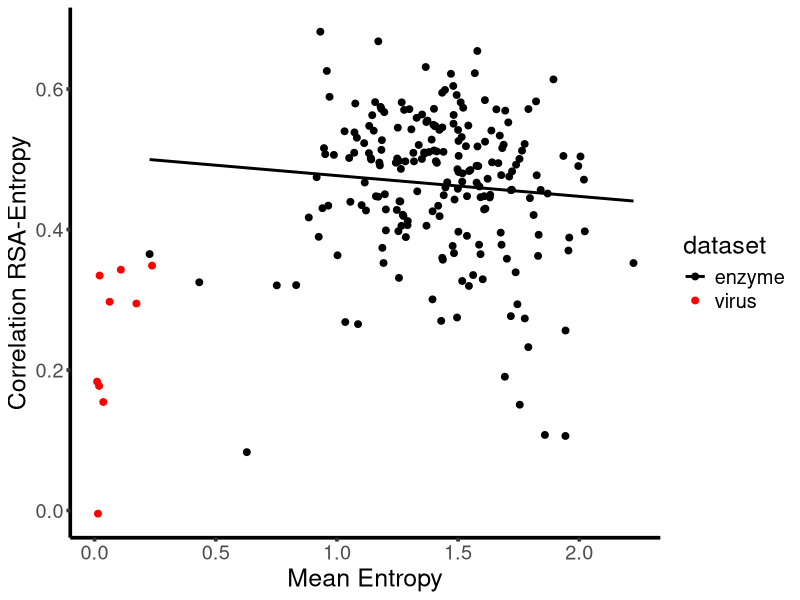
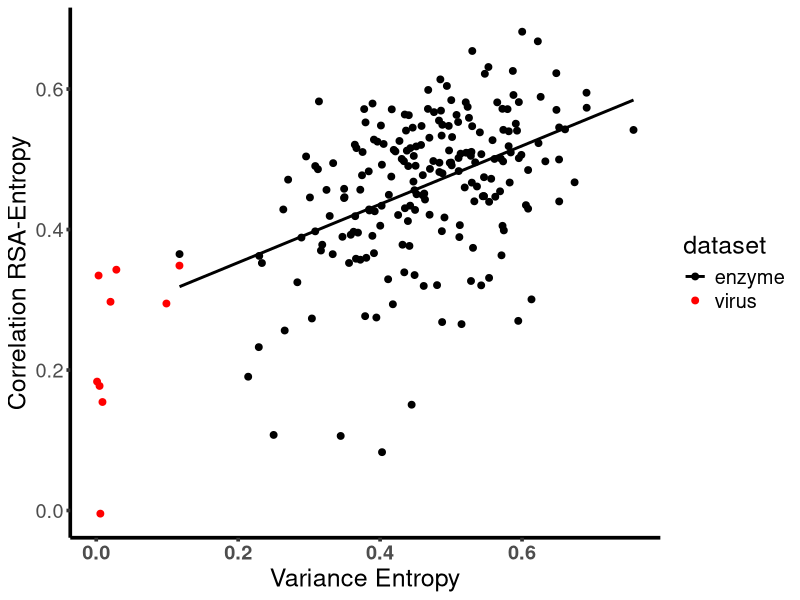
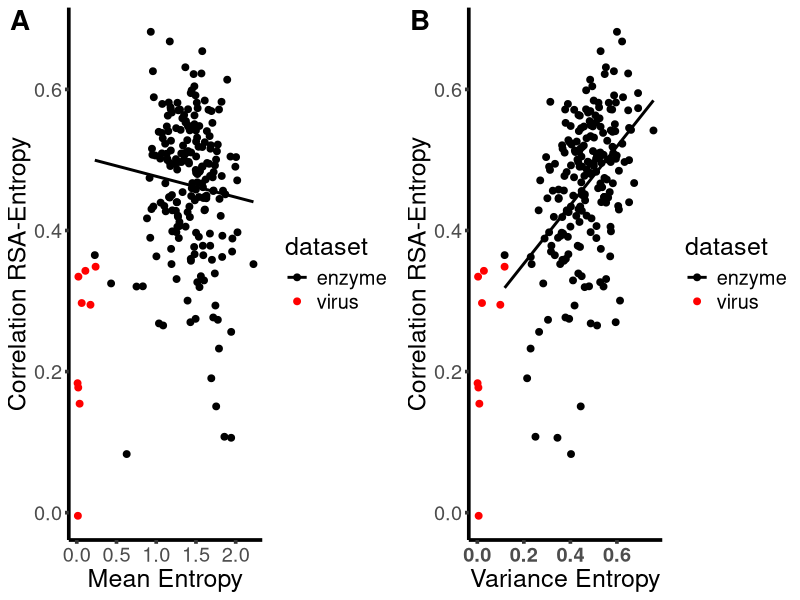
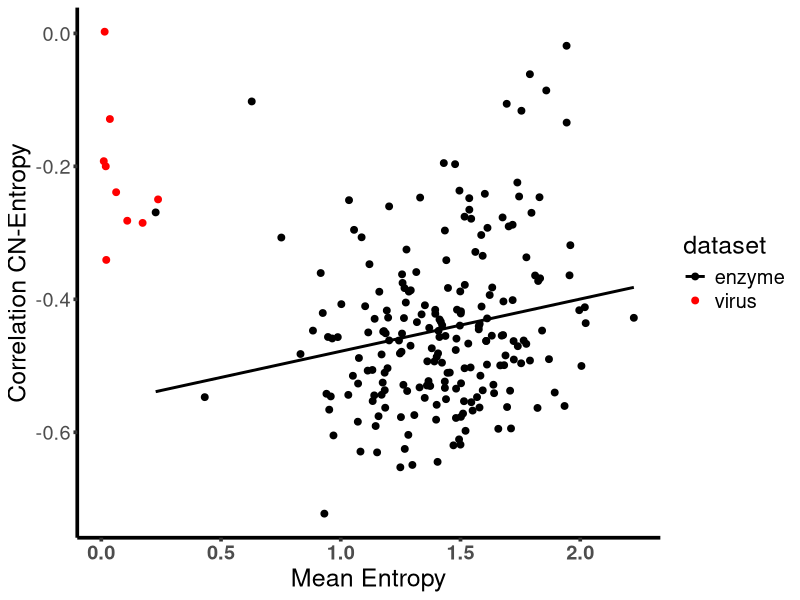
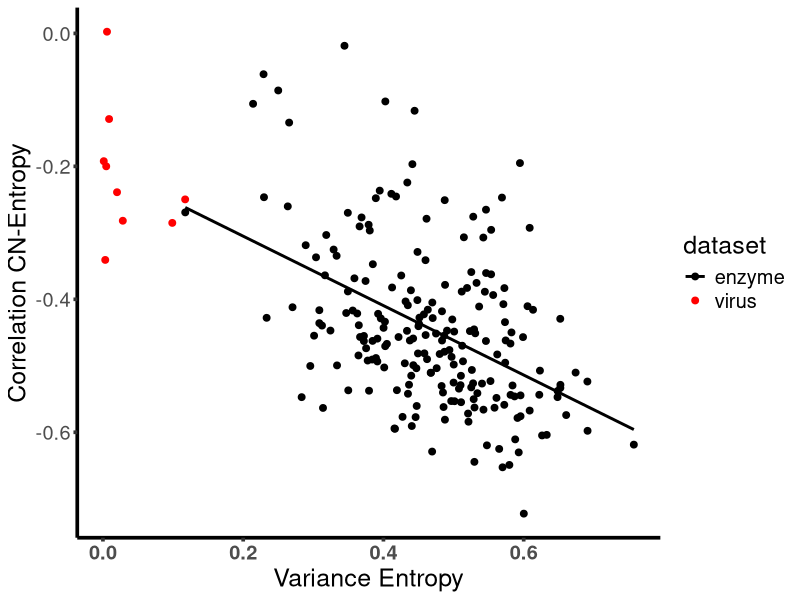
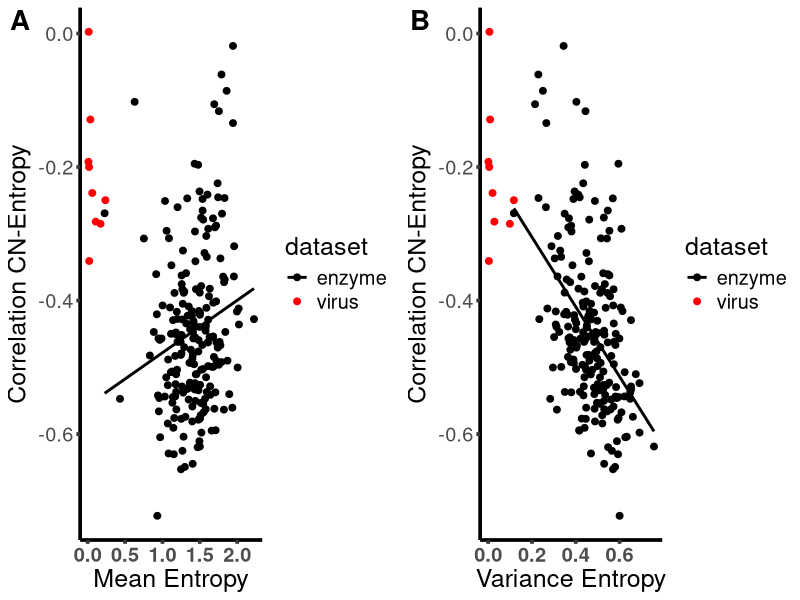
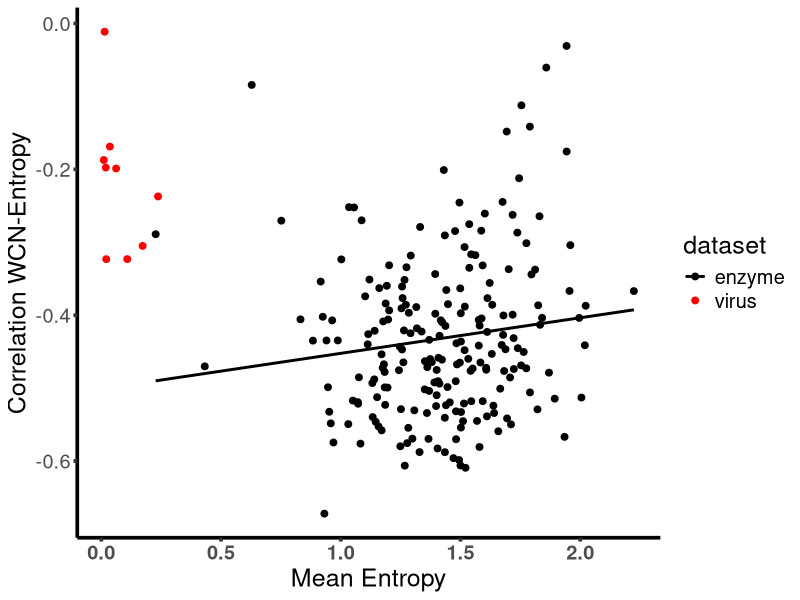
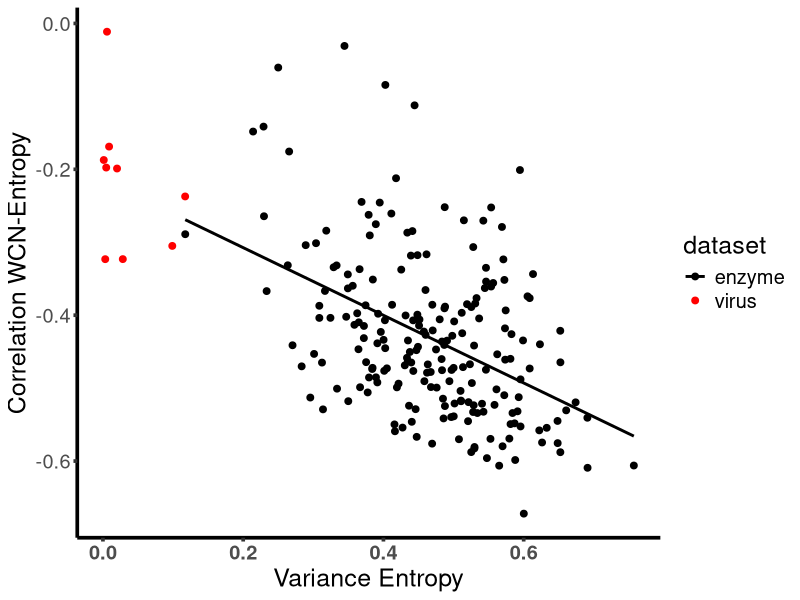

Recreate these plots in R, in order.
library(dplyr)
library(ggplot2)
library(cowplot)

correlation_data = read.csv("../data_summaries/output_files/all_protein_summary_stats.csv")
correlation_data = rename(correlation_data, dataset = data_id)
enzyme_data = filter(correlation_data, dataset == "enzyme")

p1 = ggplot(correlation_data, aes(x = mean_entropy, y = rsa_entropy_rho, color = dataset)) +
	theme_classic() + 
  	xlab("Mean Entropy") + 
  	ylab("Correlation RSA-Entropy") + 
  	theme(text = element_text(size = 18)) +  #Get rid of bold
  	theme(axis.line = element_line(size = 1.25)) + #Make this thinner
  	theme(axis.ticks = element_line(size = 1.25)) + 
  	geom_point(size = 2) + 
  	stat_smooth(method = "lm", se = F, data = enzyme_data) + 
  	scale_color_manual(values = c("black", "red"))
  	  	
  	ggsave("../figures/mean_entropy_rsa_cor.pdf", plot = p1, height = 4.5, width = 6)

p2 = ggplot(correlation_data, aes(x = var_entropy, y = rsa_entropy_rho, color = dataset)) +
	theme_classic() + 
  	xlab("Variance Entropy") + 
  	ylab("Correlation RSA-Entropy") + 
  	 theme(text = element_text(size = 18)) + 
  	theme(axis.text.x = element_text(face="bold")) + 
  	theme(axis.line = element_line(size = 1.25)) + 
  	theme(axis.ticks = element_line(size = 1.25)) + 
  	geom_point(size = 2) +
  	stat_smooth(method = "lm", se = F, data = enzyme_data) + 
  	scale_color_manual(values = c("black", "red")) 
 
  	
	ggsave("../figures/var_entropy_rsa_cor.pdf", plot = p2, height = 4, width = 6)

  
mean_entropy_plot = plot_grid(p1, p2, rows = 1, labels = c("A", "B"),label_size = 20)
ggsave("../figures/entropy_rsa_cor.pdf", plot = mean_entropy_plot, height = 4.5, width = 12)

p3 = ggplot(correlation_data, aes(x = mean_entropy, y = cn_entropy_rho, color = dataset)) +
	theme_classic() + 
  	xlab("Mean Entropy") + 
  	ylab("Correlation CN-Entropy") + 
  	theme(text = element_text(size = 18)) + 
  	theme(axis.text.x = element_text(face="bold")) + 
  	theme(axis.line = element_line(size = 1.25)) + 
  	theme(axis.ticks = element_line(size = 1.25)) + 
  	geom_point(size = 2) + 
  	stat_smooth(method = "lm", se = F, data = enzyme_data) + 
  	scale_color_manual(values = c("black", "red")) 

  	 
  	ggsave("../figures/mean_entropy_cn_cor.pdf", plot  = p3, height = 4.5, width = 6)
  	

p4 = ggplot(correlation_data, aes(x = var_entropy, y = cn_entropy_rho, color = dataset)) +
	theme_classic() + 
  	xlab("Variance Entropy") + 
  	ylab("Correlation CN-Entropy") + 
  	theme(text = element_text(size = 18)) + 
  	theme(axis.text.x = element_text(face="bold")) + 
  	theme(axis.line = element_line(size = 1.25)) + 
  	theme(axis.ticks = element_line(size = 1.25)) + 
  	geom_point(size = 2) +
  	stat_smooth(method = "lm", se = F, data = enzyme_data) + 
   	scale_color_manual(values = c("black", "red")) 
 	
  	
  	 
  	ggsave("../figures/var_entropy_cn_cor.pdf", plot  = p4, height = 4.5, width = 6)

mean_cn_plot = plot_grid(p3, p4, rows = 1, labels = c("A", "B"), label_size = 20)
ggsave("../figures/entropy_cn_cor.pdf", plot = mean_cn_plot, height = 4.5, width = 12)


p5 = ggplot(correlation_data, aes(x = mean_entropy, y = wcn_entropy_rho, color = dataset)) +
	theme_classic() + 
	xlab("Mean Entropy") + 
  	ylab("Correlation WCN-Entropy") +  
	theme(text = element_text(size = 18)) + 
  	theme(axis.text.x = element_text(face="bold")) + 
  	theme(axis.line = element_line(size = 1.25)) + 
  	theme(axis.ticks = element_line(size = 1.25)) + 
  	geom_point(size = 2) +
  	stat_smooth(method = "lm", se = F, data = enzyme_data) + 
  	scale_color_manual(values = c("black", "red")) 

  	
  	
	ggsave("../figures/mean_entropy_wcn_cor.pdf", plot = p5, height = 4.5, width = 6)

p6 = ggplot(correlation_data, aes(x = var_entropy, y = wcn_entropy_rho, color = dataset)) +
	theme_classic() +
	xlab("Variance Entropy") + 
  	ylab("Correlation WCN-Entropy") +
	theme(text = element_text(size = 18)) + 
  	theme(axis.text.x = element_text(face="bold")) + 
  	theme(axis.line = element_line(size = 1.25)) + 
  	theme(axis.ticks = element_line(size = 1.25)) + 
  	geom_point(size = 2) + 
  	stat_smooth(method = "lm", se = F, data = enzyme_data) + 
  	scale_color_manual(values = c("black", "red")) 
  	
  	ggsave("../figures/var_entropy_wcn_cor.pdf", plot  = p6, height = 4.5, width = 6) 


mean_wcn_plot = plot_grid(p5, p6, rows = 1, labels = c("A", "B"), label_size = 20)
ggsave("../figures/entropy_wcn_cor.pdf", plot = mean_wcn_plot, height = 4.5, width = 12)


p7 = ggplot(correlation_data, aes(x = var_rate, y = rate_rsa_rho, color = dataset)) +
	theme_classic() +
	xlab("Variance Rate4Site") + 
  	ylab("Correlation RSA-Rate4Site") +
	theme(text = element_text(size = 18)) + 
  	theme(axis.text.x = element_text(face="bold")) + 
  	theme(axis.line = element_line(size = 1.25)) + 
  	theme(axis.ticks = element_line(size = 1.25)) + 
  	geom_point(size = 2) +  
  	stat_smooth(method = "lm", se = F, data = enzyme_data) + 
   	scale_color_manual(values = c("black", "red")) 

  	
  	ggsave("../figures/var_rate_rsa_cor.pdf", plot = p7, height = 4.5, width = 6) 

p8 = ggplot(correlation_data, aes(x = var_rate, y = rate_cn_rho, color = dataset)) +
	theme_classic() +
	xlab("Variance Rate4Site") + 
  	ylab("Correlation CN-Rate4Site") +
	theme(text = element_text(size = 18)) + 
  	theme(axis.text.x = element_text(face="bold")) + 
  	theme(axis.line = element_line(size = 1.25)) + 
  	theme(axis.ticks = element_line(size = 1.25)) + 
  	geom_point(size = 2) +
  	stat_smooth(method = "lm", se = F, data = enzyme_data) + 
  	scale_y_continuous(limits = c(-0.8, 0.2)) + 
  	scale_color_manual(values = c("black", "red")) 

  	
  	ggsave("../figures/var_rate_cn_cor.pdf", plot = p8, height = 4.5, width = 6) 
	
p9 = ggplot(correlation_data, aes(x = var_rate, y = rate_wcn_rho, color = dataset)) +
	theme_classic() +
	xlab("Variance Rate4Site") + 
  	ylab("Correlation WCN-Rate4Site") +
	theme(text = element_text(size = 18)) + 
  	theme(axis.text.x = element_text(face="bold")) + 
  	theme(axis.line = element_line(size = 1.25)) + 
  	theme(axis.ticks = element_line(size = 1.25)) + 
  	geom_point(size = 2) + 
  	stat_smooth(method = "lm", se = F, data = enzyme_data) + 
  	scale_y_continuous(limits = c(-0.8, 0.2)) + 
  	scale_color_manual(values = c("black", "red")) 
 	
  	ggsave("../figures/var_rate_wcn_cor.pdf", plot = p9, height = 4.5, width = 6) 
	
	
mean_rate_plot = plot_grid(p8, p9, rows = 1, labels = c("A", "B"), label_size = 20)
ggsave("../figures/rate_cor.pdf", plot = mean_rate_plot, height = 4.5, width = 12)

	
p10 = ggplot(correlation_data, aes(x = var_entropy, y = rate_wcn_rho, color = dataset)) +
	theme_classic() +
	xlab("Variance Entropy") + 
  	ylab("Correlation WCN-Rate4Site") +
	theme(text = element_text(size = 18)) + 
  	theme(axis.text.x = element_text(face="bold")) + 
  	theme(axis.line = element_line(size = 1.25)) + 
  	theme(axis.ticks = element_line(size = 1.25)) + 
  	geom_point(size = 2) + 
  	stat_smooth(method = "lm", se = F, data = enzyme_data) + 
  	scale_color_manual(values = c("black", "red")) 
 	
  	ggsave("../figures/var_entropy_rate_cor.pdf", plot = p10, height = 4.5, width = 6)  